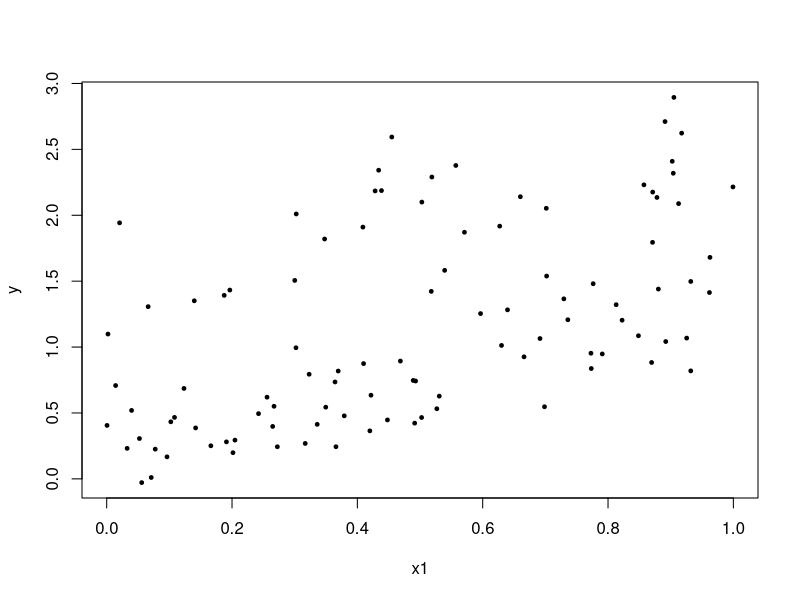
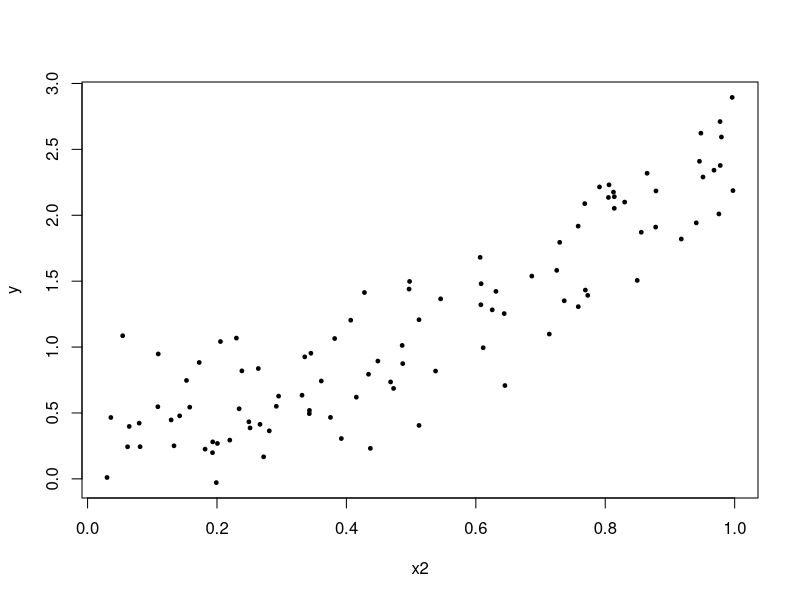

Here is the R script that generated these plots, in order:
n <- 100
x1 <- runif(n)
x2 <- runif(n)
y <- x1 + 2*x2^2 + rnorm(n,sd=0.125)
plot(x1, y, pch=19, cex=0.5)
plot(x2, y, pch=19, cex=0.5)
